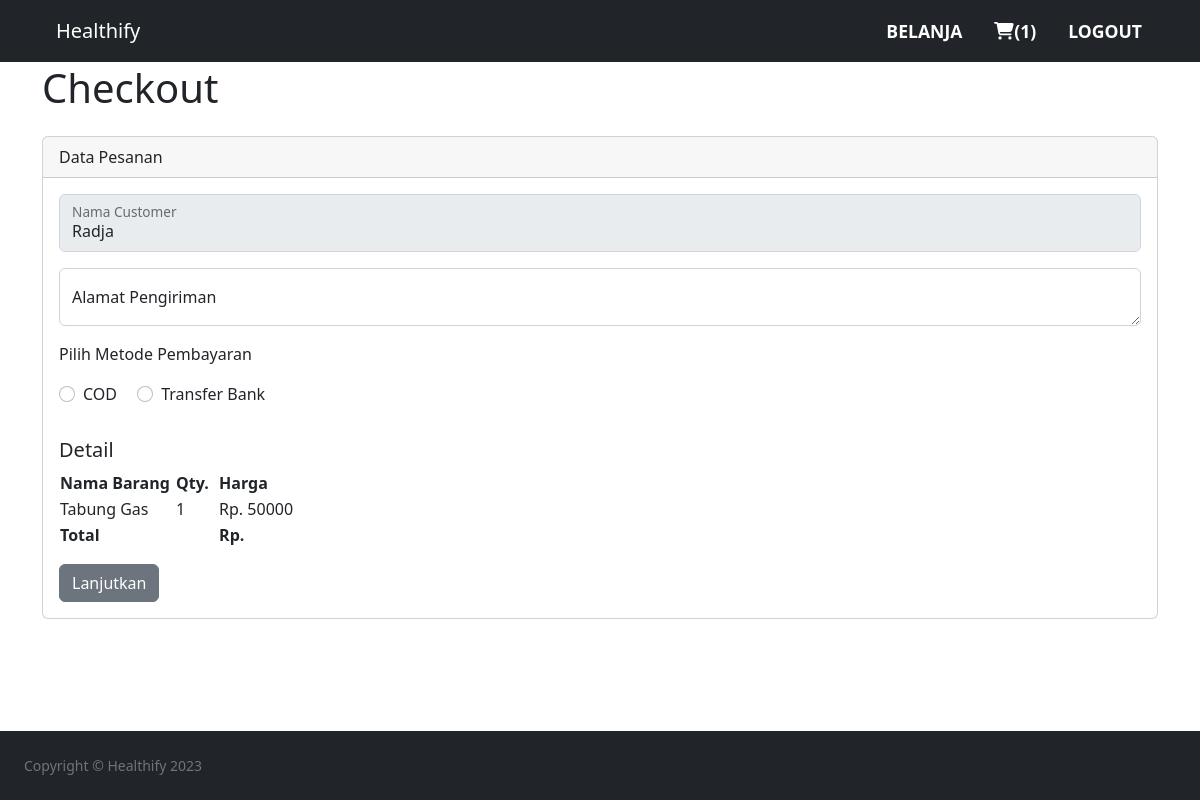
The page /checkout.php (signed in) on the database as committed earlier.
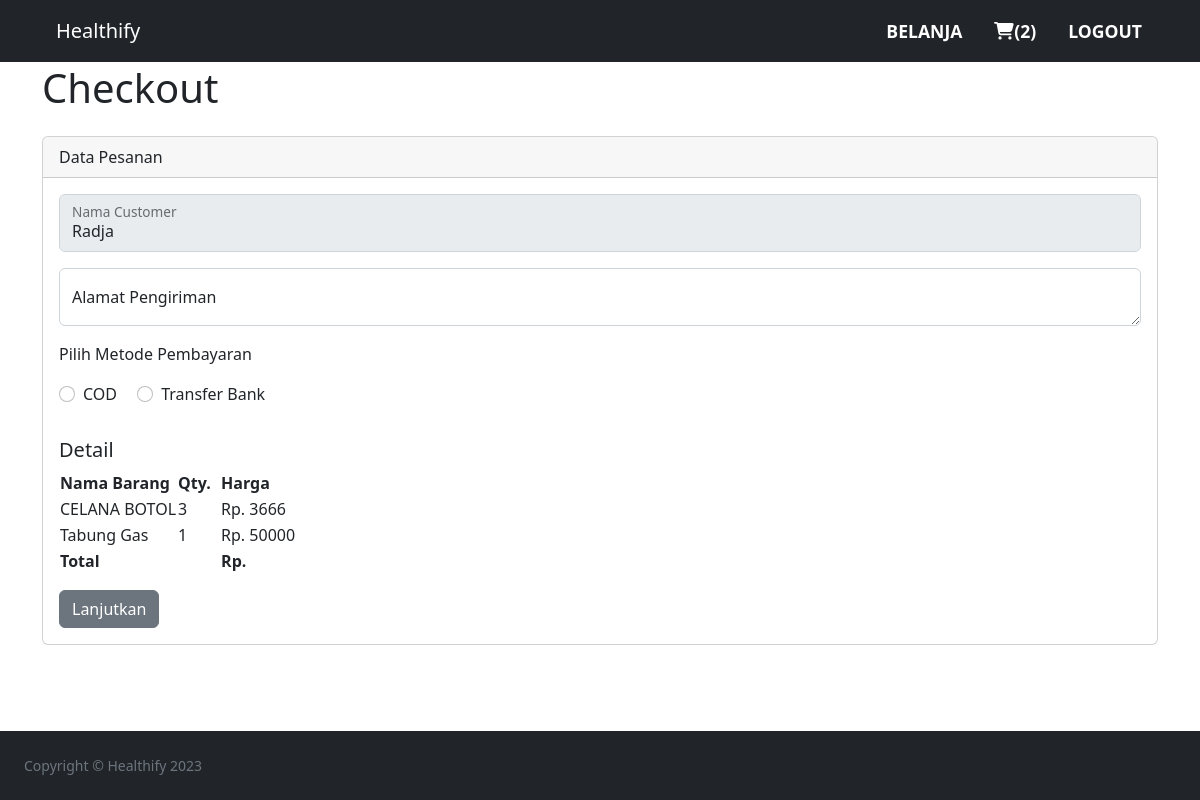
The same page on the database as committed later.
### tables this page shows
CREATE TABLE `cart` (
  `cart_id` int(11) NOT NULL,
  `customer_email` varchar(100) NOT NULL,
  `product_id` int(30) NOT NULL,
  `quantity` int(11) NOT NULL,
  `date_added` datetime NOT NULL DEFAULT current_timestamp() ON UPDATE current_timestamp()
);

CREATE TABLE `products` (
  `productID` int(11) NOT NULL,
  `productname` varchar(100) NOT NULL,
  `description` text NOT NULL,
  `price` int(11) NOT NULL,
  `category` varchar(100) NOT NULL,
  `product_image` varchar(100) NOT NULL
);

### checkout.php (the view, shortened to what this page needs)
<?php
include("connections/localhost.php");
$name = $_SESSION['name'];
$totalCost = $_SESSION['totalCost'];
?>
<?php include("includes/header.php"); ?>
<?php include("includes/navbar.php"); ?>
<?php
	$customeremail = mysqli_real_escape_string( $conn, $_SESSION[ 'email' ] );
	$query = "SELECT * FROM `cart` INNER JOIN `products` ON cart.product_id = products.productID AND cart.customer_email = '$customeremail' ORDER BY `date_added` DESC";
	$result = mysqli_query($conn, $query) or die(mysqli_error($conn));
?>
    <div class="container mt-5 mb-5">
        <h1 class="py-3">Checkout</h1>
        <form action="confirmorder.php" method="post">
            <div class="card">
                <div class="card-header">
                    Data Pesanan
                </div>
                <div class="card-body">
                    <div class="form-floating mb-3">
                        <input type="text" class="form-control" maxlength="20" id="name" value="<?php echo $name ?>" disabled>
                        <label for="name">Nama Customer</label>
                    </div>
                    <div class="form-floating mb-3">
                        <textarea class="form-control" name="address" placeholder="Leave a comment here" id="address" required></textarea>
                        <label for="address">Alamat Pengiriman</label>
                    </div>
                    <p> Pilih Metode Pembayaran </p>
                    <div class="form-check form-check-inline mb-3">
                        <input class="form-check-input" type="radio" name='target' value='cod' required>
                        <label class="form-check-label" for="inlineRadio1">COD</label>
                    </div>
                    <div class="form-check form-check-inline mb-3">
                        <input class="form-check-input" type='radio' name='target' value='tf'>
                        <label class="form-check-label" for="inlineRadio2">Transfer Bank</label>
                    </div>
                    <h5 class="card-title">Detail</h5>
                    <table>
                            <tr>
                                <th>Nama Barang&nbsp;</th>
                                <th>Qty. &nbsp;</th>
                                <th>Harga</th>
                            </tr>
                    <?php
					    while ($row = mysqli_fetch_array($result)) {
					?>
                            <tr>
                                <td><?php echo $row['productname'] ?></td>
                                <td><?php echo $row['quantity'] ?></td>
                                <td>Rp. <?php echo $row['quantity']*$row['price'] ?></td>
                            </tr>
                    <?php
                        }
                    ?>
                             <tr>
                                <td colspan="2" class="fw-bold">Total</td>
                                <td class="fw-bold">Rp. <?php echo $totalCost ?></td>
                            </tr>
                        </table>
                        <button name="pay" type="submit" class="btn btn-secondary mt-3">Lanjutkan</button>
                </div>
            </div>
        </form>
    </div>
<?php include("includes/footer.php"); ?>

### includes/navbar.php (shortened to what this page needs)
<?php
include('connections/localhost.php');
?>
<nav class="navbar fixed-top navbar-expand-lg navbar-dark bg-dark">
    <div class="container">
        <a class="navbar-brand" href="dashboard.php">Healthify</a>
        <div class="collapse navbar-collapse" id="navbarSupportedContent">
            <ul class="navbar-nav ms-auto mb-2 mb-lg-0 wow slideInRight">
                <li class="nav-item"><a class="nav-link active" href="categories.php">Belanja</a></li>
				<?php
					$email = mysqli_real_escape_string($conn,  $_SESSION['email']);
					$query = "SELECT COUNT(*) AS count FROM `cart` WHERE `customer_email`='$email'";
					$result = mysqli_query($conn, $query) or die(mysqli_error($conn));
					$cartCount = (int) mysqli_fetch_assoc($result)["count"];
				?>
				<li class="nav-item"><a class="nav-link active" href="cart.php"><div class="sb-nav-link-icon d-inline"><i class="fas fa-shopping-cart"></i></div>(<?= $cartCount ?>)</a></li>
                <li class="nav-item"><a class="nav-link active" href="logout.php">Logout</a></li>
			</ul>
        </div>
    </div>
</nav>

Rows that differ between the two databases and show on the page:
added cart: product.productname "CELANA BOTOL", quantity "3", $row['quantity']*$row['price'] "3666"
Other text that changed with them:
$cartCount: "1" → "2"
